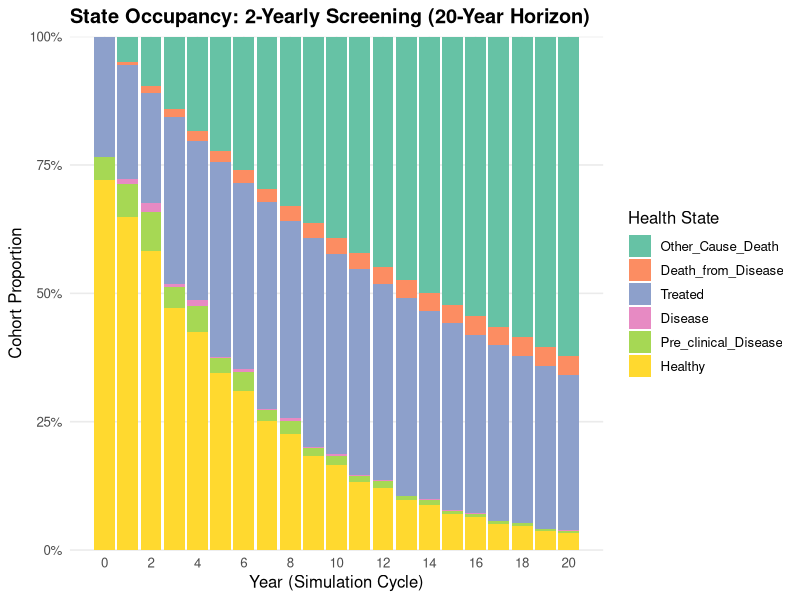
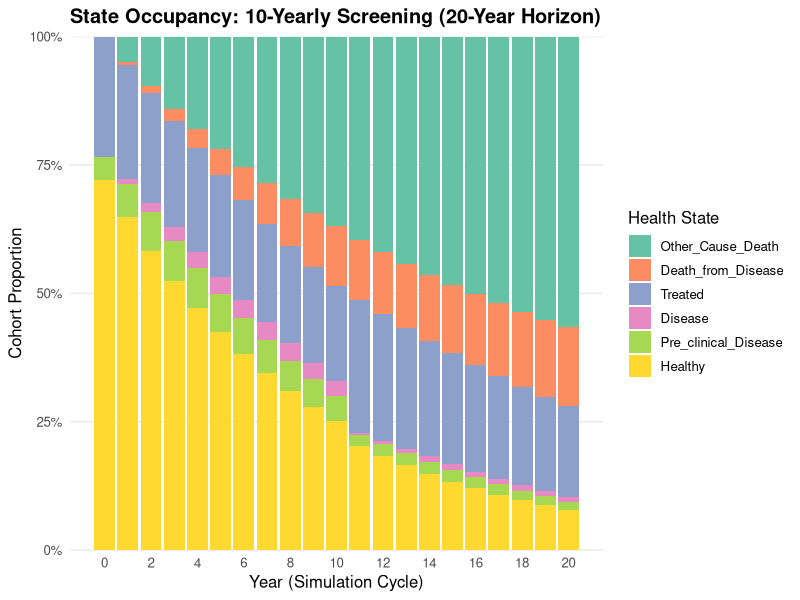
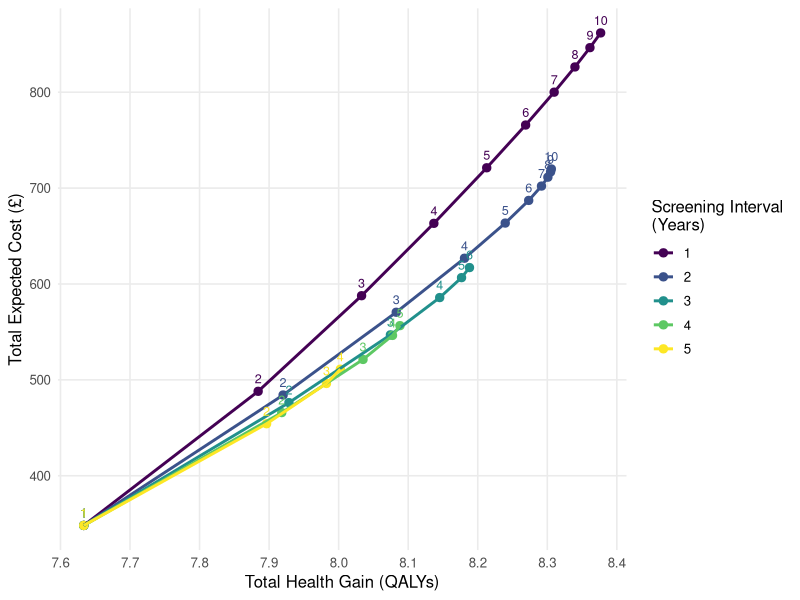
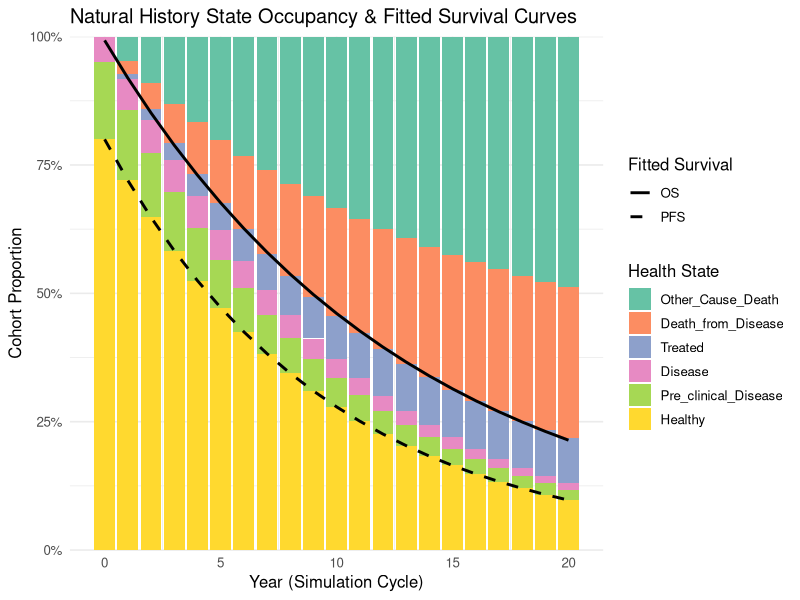
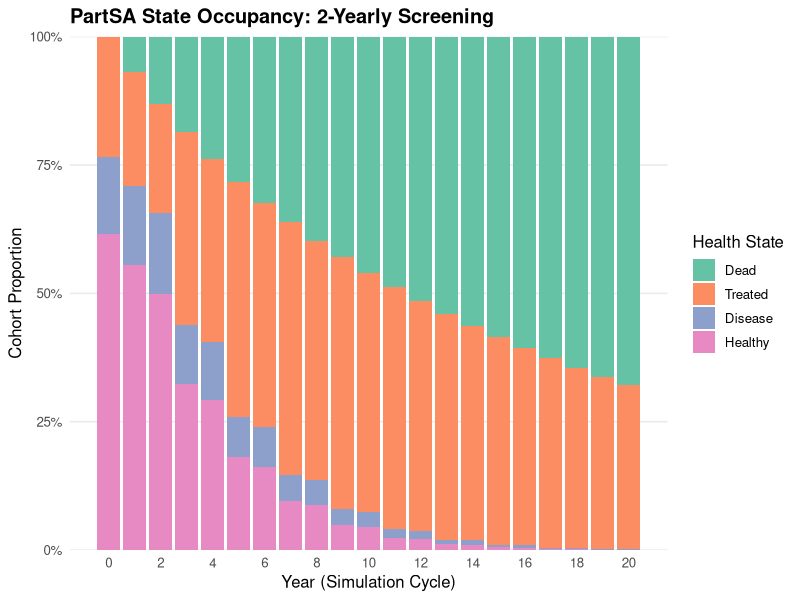
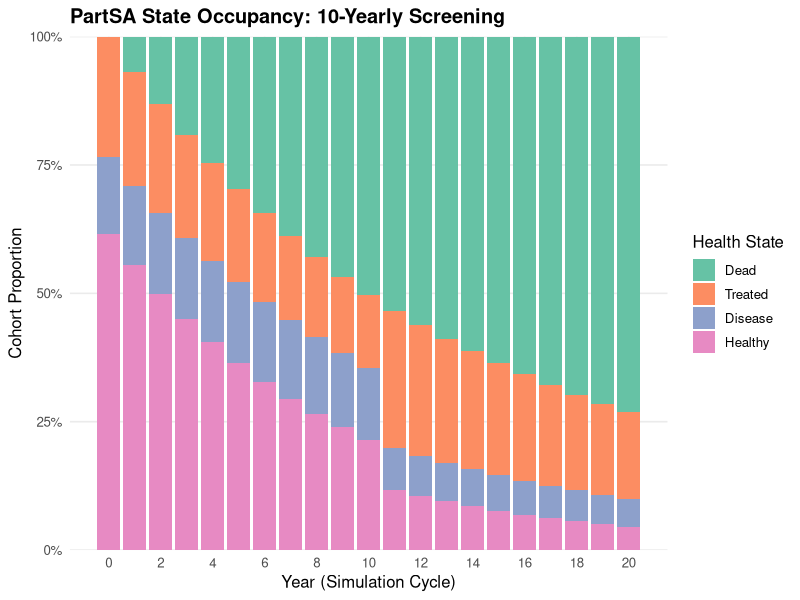
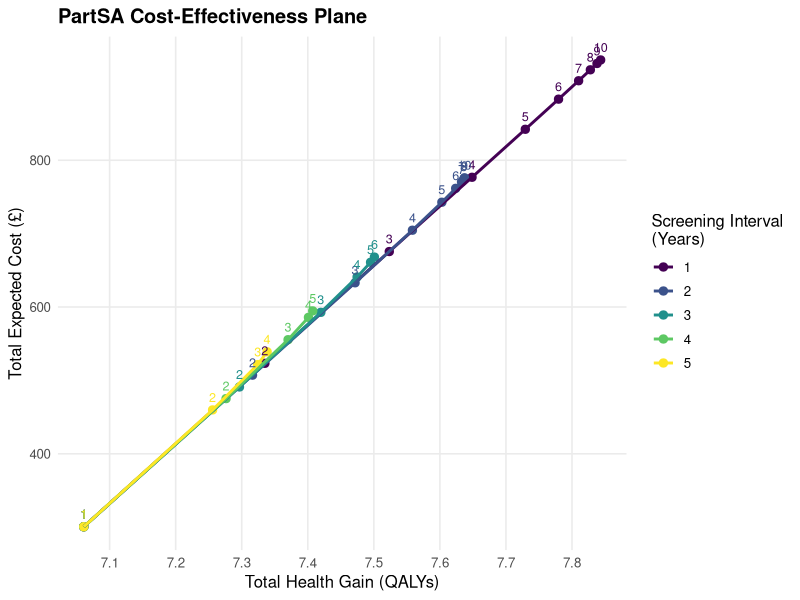

Write R code to recreate these figures, in order.
## ---- chunk 1
# Create a generic function for printing model objects
printModel <- function(x, ...) {
  UseMethod("printModel")
}

# Method for class "MarkovModel"
printModel.MarkovModel <- function(x, ...) {
  cat(
    "A Markov model with states:", 
    paste(x$states, collapse = ", "), "\n")
}

# Method for class "DiseaseModel"
printModel.DiseaseModel <- function(x, ...) {
  cat(
    "Disease model states:", 
    paste(x$states, collapse = " -> "), "\n")
}

# Define an object of class "MarkovModel"
x1 <- list(states = c("Healthy", "Sick", "Dead"))
class(x1) <- "MarkovModel"

# Define an object of class "DiseaseModel"
x2 <- list(states = c("Mild", "Severe", "Death"))
class(x2) <- "DiseaseModel"

# Call generic function ---

# Dispatches to printModel.MarkovModel
printModel(x1)

# Dispatches to printModel.DiseaseModel
printModel(x2)
## ---- chunk 2
DecisionTree <- function(data, disc_rate = 0.035) {
  structure(
    list(data = data,
         discount_rate = disc_rate,
         start_cycle   = 0),
    class = c("DecisionTree", "Model"))
}

MarkovModel <- function(trans_matrix, 
                        costs, utils, 
                        init_probs = NULL, 
                        mapping = NULL, 
                        n_cycles = 2, 
                        disc_rate = 0.035) {
  structure(
    list(
      trans_matrix  = trans_matrix,
      cost_vector   = costs,
      util_vector   = utils,
      init_probs    = init_probs,
      mapping       = mapping,
      n_cycles      = n_cycles,
      discount_rate = disc_rate,
      start_cycle   = 0
    ),
    class = c("MarkovModel", "Model")
  )
}
## ---- chunk 3
CombinedModel <- function(...) {
  structure(list(...), 
            class = c("CombinedModel", "Model"))
}
## ---- chunk 4
run_model <- function(model, ...) {
  UseMethod("run_model")
}

update_model <- function(model, result) {
  UseMethod("update_model")
}
## ---- chunk 5
run_model.MarkovModel <- function(model, ...) {
  out <- markov_model(
    start_pop     = model$init_probs,
    trans_mat     = model$trans_matrix,
    cost_vec      = model$cost_vector,
    util_vec      = model$util_vector,
    n_cycles      = model$n_cycles,
    discount_rate = model$discount_rate,
    start_cycle   = model$start_cycle
  )
  
  list(
    expected_cost = out$expected_cost,
    expected_eff  = out$expected_eff,
    terminal      = out$final_state,
    trace         = out$trace,
    time_elapsed  = model$n_cycles
  )
}

run_model.DecisionTree <- function(model, ...) {
  path <- calculate_pathways(model$data)
  
  rate <- model$discount_rate
  cycle <- model$start_cycle
  
  discount_factor <- 1 / (1 + rate)^cycle
  
  list(
    expected_cost = sum(path$prob * path$cost) * discount_factor,
    expected_eff  = sum(path$prob * path$eff) * discount_factor,
    path_results  = path,
    time_elapsed  = 0
  )
}
## ---- chunk 6
update_model.MarkovModel <- function(model, prev_result) {
  if (!is.null(prev_result$path_results) && !is.null(model$mapping)) {
    all_nm <- colnames(model$trans_matrix)
    new_init <- setNames(rep(0, length(all_nm)), all_nm)
    
    paths <- prev_result$path_results
    paths$state <- model$mapping[paths$terminal_node]
    
    # Sum the probabilities for each state
    for (s in unique(paths$state)) {
      new_init[s] <- sum(paths$prob[paths$state == s])
    }
    
    model$init_probs <- new_init
  }
  model
}

update_model.DecisionTree <- function(model, prev_result) {
  if (!is.null(prev_result$terminal)) {
    end_states <- prev_result$terminal
    tree <- model$data
    root_idx <- which(
      tree$from == "root" & 
        tree$to %in% names(end_states))
    tree$prob[root_idx] <- end_states[tree$to[root_idx]]
    model$data <- tree
  }
  model
}
## ---- chunk 7
run_model.CombinedModel <- function(model, ...) {
  results <- list()
  current_time <- 0  # initialise internal clock
  
  for (i in seq_along(model)) {
    curr_model <- model[[i]]
    
    # stamps model with current time
    curr_model$start_cycle <- current_time
    
    if (i > 1) {
      curr_model <- update_model(curr_model, results[[i - 1]])
    }

    res <- run_model(curr_model)
    results[[i]] <- res
    
    # advance clock using self-reported elapsed time
    current_time <- current_time + res$time_elapsed
  }
  results
}
## ---- chunk 8
# Define the grid of parameters
time_horizon <- 20
t_between_screens <- 1:10
num_screens <- 1:10
# t_between_screens <- c(2, 5, 10, 15, 20)
# num_screens <- c(1, 2, 3, 4, 5, 10)
# Set your new discount rate
discount_rate <- 0.035
## ---- chunk 9
#| label: fig-code-input-dt
#| fig-cap: "Decision tree input specification in R."

decision_tree <- tibble::tribble(
  ~from,                  ~to,                    ~prob, ~cost, ~eff,
  "root",                 "Healthy",              0.80,      0,    0,
  "root",                 "Pre_clinical_Disease", 0.15,      0,    0,  # Markov model
  "root",                 "Disease",              0.05,      0,    0,  # state 
  "root",                 "Treated",              0.00,      0,    0,  # distribution
  "root",                 "Death_from_Disease",   0.00,      0,    0,  
  "root",                 "Other_Cause_Death",    0.00,      0,    0,
  "Healthy",              "FP",                   0.10,    200,    0,  # False Positive
  "Healthy",              "TN",                   0.90,     50,    0,  # True Negative
  "Pre_clinical_Disease", "TP_Preclinical",       0.70,    200,    0,  # True Positive
  "Pre_clinical_Disease", "FN_Preclinical",       0.30,     50,    0,  # False Negative
  "Disease",              "TP_Disease",           1.00,    200,    0,  # True Positive
  "Disease",              "FN_Disease",           0.00,     50,    0   # False Negative
)
## ---- chunk 10
#| label: fig-code-input-mm
#| fig-cap: "Markov model annual transition probability matrix input specification in R."

states <- c(
  "Healthy", "Pre_clinical_Disease", "Disease", "Treated", "Death_from_Disease", 
  "Other_Cause_Death")

trans_mat <- matrix(
  c(
    #    H     P     D     T     DD    OCD
    0.90, 0.05, 0.00, 0.00, 0.00, 0.05, # Healthy (H)
    0.00, 0.65, 0.20, 0.00, 0.10, 0.05, # Pre-clinical Disease (P)
    0.00, 0.00, 0.60, 0.20, 0.20, 0.00, # Clinical Disease (D)
    0.00, 0.00, 0.00, 0.95, 0.00, 0.05, # Treated (T)
    0.00, 0.00, 0.00, 0.00, 1.00, 0.00, # Death from Disease (DD) - Absorbing
    0.00, 0.00, 0.00, 0.00, 0.00, 1.00  # Other-Cause Death (OCD) - Absorbing
  ),
  nrow = 6, byrow = TRUE,
  dimnames = list(from = states, 
                  to = states)
)
## ---- chunk 11
cost_vec <- c(
  Healthy              = 0,
  Pre_clinical_Disease = 0,
  Disease              = 0,
  Treated              = 100,
  Death_from_Disease   = 0,
  Other_Cause_Death    = 0
)

util_vec <- c(
  Healthy              = 1.0,
  Pre_clinical_Disease = 0.8,
  Disease              = 0.5,
  Treated              = 0.9,
  Death_from_Disease   = 0.0,
  Other_Cause_Death    = 0.0
)

# Cohort distribution for natural history
init_pop <- c(
  Healthy              = 1.0,
  Pre_clinical_Disease = 0.0,
  Disease              = 0.0,
  Treated              = 0.0,
  Death_from_Disease   = 0.0,
  Other_Cause_Death    = 0.0
)
## ---- chunk 12
mapping <- c(
  FP                 = "Treated",
  TN                 = "Healthy",
  TP_Preclinical     = "Treated",
  FN_Preclinical     = "Pre_clinical_Disease",
  TP_Disease         = "Treated",
  FN_Disease         = "Disease",
  Death_from_Disease = "Death_from_Disease",
  Other_Cause_Death  = "Other_Cause_Death",
  Treated            = "Treated"
)
## ---- chunk 13
#| echo: false

markov_model <- function(start_pop,
                         trans_mat,
                         cost_vec,
                         util_vec,
                         n_cycles = 2,
                         discount_rate = 0.035,
                         start_cycle = 0) {
  n_states <- ncol(trans_mat)
  s_names  <- colnames(trans_mat)
  
  if (is.null(names(start_pop))) {
    names(start_pop) <- s_names
  }
  
  # trace matrix has n_cycles + 1 rows (baseline + n transitions)
  trace <- matrix(NA, nrow = n_cycles + 1, ncol = n_states, 
                  dimnames = list(paste0("cycle_", 0:n_cycles), s_names))
  trace[1, ] <- start_pop
  
  for (t in 1:n_cycles) {
    trace[t + 1, ] <- trace[t, ] %*% trans_mat
  }
  
  # Apply continuous discounting for the true elapsed time (t=1 to t=n)
  times <- (start_cycle + 1):(start_cycle + n_cycles)
  disc_vec <- 1 / (1 + discount_rate)^times
  
  # Exclude baseline row (trace[1,]) from reward accumulation
  cycle_costs <- (trace[-1, , drop = FALSE] %*% cost_vec)[, 1] * disc_vec
  cycle_qalys <- (trace[-1, , drop = FALSE] %*% util_vec)[, 1] * disc_vec
  
  list(
    trace         = trace,
    final_state   = setNames(as.numeric(trace[n_cycles + 1, ]), s_names),
    expected_cost = sum(cycle_costs),
    expected_eff  = sum(cycle_qalys)
  )
}
## ---- chunk 14
#| echo: false

calculate_pathways <- function(tree_data) {
  # If passed a DecisionTree S3 object directly, unwrap its data
  if (inherits(tree_data, "DecisionTree")) {
    tree_data <- tree_data$data
  }
  
  # Traverse recursive/tabular pathways from 'root' to terminal leaves
  find_branches <- function(current_node, current_prob, current_cost, current_eff, path) {
    children <- tree_data[tree_data$from == current_node, ]
    if (nrow(children) == 0) {
      return(data.frame(
        path          = paste(path, collapse = " -> "),
        terminal_node = current_node,
        prob          = current_prob,
        cost          = current_cost,
        eff           = current_eff,
        stringsAsFactors = FALSE
      ))
    }
    
    res <- lapply(seq_len(nrow(children)), function(i) {
      row <- children[i, ]
      find_branches(
        current_node = row$to,
        current_prob = current_prob * row$prob,
        current_cost = current_cost + row$cost,
        current_eff  = current_eff + row$eff,
        path         = c(path, row$to)
      )
    })
    do.call(rbind, res)
  }
  
  find_branches("root", 1, 0, 0, "root")
}
## ---- chunk 15
#| echo: false

get_costs <- function(x, ...) {
  UseMethod("get_costs")
}

get_effects <- function(x, ...) {
  UseMethod("get_effects")
}

get_costs.output_CombinedModel <- function(x, ...) {
  sum(unlist(lapply(x, \(elem) elem$expected_cost)), na.rm = TRUE)
}

get_effects.output_CombinedModel <- function(x, ...) {
  sum(unlist(lapply(x, \(elem) elem$expected_eff)), na.rm = TRUE)
}

# Fallback default in case the list was not tagged with the S3 class
get_costs.default <- function(x, ...) {
  if (is.list(x)) sum(unlist(lapply(x, \(elem) elem$expected_cost)), na.rm = TRUE) else as.numeric(x)
}

get_effects.default <- function(x, ...) {
  if (is.list(x)) sum(unlist(lapply(x, \(elem) elem$expected_eff)), na.rm = TRUE) else as.numeric(x)
}
## ---- chunk 16
# Loop through scenarios and execute the unified framework

all_results <- list()
dt <- DecisionTree(decision_tree, disc_rate = discount_rate)

for (t_val in t_between_screens) {
  mm_scenario <- 
    MarkovModel(trans_matrix = trans_mat,
                costs = cost_vec,
                utils = util_vec,
                init_probs = init_pop,
                mapping = mapping,
                n_cycles = t_val,
                disc_rate = discount_rate)
  
  for (n_scr in num_screens) {
    total_time <- n_scr * t_val
    
    # Filter out impossible combinations that
    # exceed the 20-year time horizon
    if (total_time > time_horizon) next
    
    submodels <- rep(list(dt, mm_scenario), n_scr)
    n_models <- length(submodels)
    
    t_remain <- time_horizon - total_time
    if (t_remain > 0) {
      submodels[[n_models]]$n_cycles <- t_val + t_remain
    }
    
    screening_model <- do.call(CombinedModel, args = submodels)
    
    results_scenario <- run_model(screening_model)
    
    result_label <- paste0("t_between_", t_val, "_screens_", n_scr)
    
    all_results[[result_label]] <- list(
      t_between_screens = t_val,
      num_screens       = n_scr,
      results           = results_scenario
    )
  }
}
## ---- chunk 17
#| label: fig-occupy-combined
#| fig-cap: "State occupancy plots comparing 2-year and 10-year screening intervals."
#| fig-subcap: 
#|   - "2-yearly screening (10 rounds, 20-year horizon)"
#|   - "10-yearly screening (2 rounds, 20-year horizon)"
#| layout-ncol: 1
#| fig-width: 8
#| fig-height: 4.5
#| echo: false

library(ggplot2)

get_occupancy_trace <- function(combined_result) {
  # 1. Extract elements that contain a trace matrix (works with or without S3 class tag)
  mm_outputs <- Filter(function(x) !is.null(x$trace), combined_result)
  
  if (length(mm_outputs) == 0) {
    stop("No Markov model traces found in the supplied result object. Please check run_model output.")
  }
  
  # 2. Stitch trace matrices (drop duplicate cycle 0 from subsequent screening intervals)
  trace_list <- lapply(seq_along(mm_outputs), function(i) {
    tr <- mm_outputs[[i]]$trace
    if (i > 1) tr[-1, , drop = FALSE] else tr
  })
  
  full_matrix <- do.call(rbind, trace_list)
  
  # 3. Format as tidy tibble
  dplyr::as_tibble(full_matrix) |>
    dplyr::mutate(year = seq(0, nrow(full_matrix) - 1)) |>
    tidyr::pivot_longer(
      cols      = -year,
      names_to  = "state",
      values_to = "occupancy"
    ) |>
    dplyr::mutate(
      state     = factor(state, levels = states),
      rev_state = factor(state, levels = rev(states))
    )
}

plot_occupancy <- function(trace_data, title_text) {
  ggplot(trace_data, aes(x = year, y = occupancy, fill = rev_state)) +
    geom_col(position = "stack", width = 0.9) +
    scale_y_continuous(labels = scales::percent_format(accuracy = 1), expand = c(0, 0)) +
    scale_x_continuous(breaks = seq(0, 20, by = 2)) +
    scale_fill_brewer(palette = "Set2", name = "Health State") +
    labs(
      title = title_text,
      x     = "Year (Simulation Cycle)",
      y     = "Cohort Proportion"
    ) +
    theme_minimal(base_size = 12) +
    theme(
      legend.position = "right",
      panel.grid.minor = element_blank(),
      plot.title = element_text(face = "bold")
    )
}

trace_2y  <- get_occupancy_trace(all_results[["t_between_2_screens_10"]]$results)
trace_10y <- get_occupancy_trace(all_results[["t_between_10_screens_2"]]$results)

plot_occupancy(trace_2y,  "State Occupancy: 2-Yearly Screening (20-Year Horizon)")
plot_occupancy(trace_10y, "State Occupancy: 10-Yearly Screening (20-Year Horizon)")
## ---- chunk 18
#| label: fig-ce-plot
#| fig-cap: "Cost-effectiveness plot for screening intervals of 1 to 5 years, with all screening episodes numbered."
#| fig-width: 8
#| fig-height: 5
#| echo: false

# 1. Build the data and filter for intervals 1 through 5
ce_data <- dplyr::tibble(
  t_interval = factor(vapply(all_results, \(x) x$t_between_screens, numeric(1))),
  n_screens  = vapply(all_results, \(x) x$num_screens, numeric(1)),
  cost       = vapply(all_results, \(x) get_costs(x$results), numeric(1)),
  qalys      = vapply(all_results, \(x) get_effects(x$results), numeric(1))
) |> 
  dplyr::filter(t_interval %in% as.character(1:5))

ggplot(ce_data, aes(x = qalys, y = cost, color = t_interval, group = t_interval)) +
  geom_point(size = 2.5) +
  geom_path(linewidth = 1) +
  # 2. Number every point by passing the default data
  geom_text(aes(label = n_screens), vjust = -0.8, size = 3.2, show.legend = FALSE) +
  scale_color_viridis_d(name = "Screening Interval\n(Years)") +
  scale_x_continuous(breaks = scales::pretty_breaks(n = 8)) +
  labs(
    x = "Total Health Gain (QALYs)",
    y = "Total Expected Cost (£)"
  ) +
  theme_minimal(base_size = 12) +
  theme(
    panel.grid.minor = element_blank(),
    plot.title       = element_text(face = "bold"),
    legend.position  = "right"
  )
## ---- chunk 19
#| label: fig-natural-history
#| fig-cap: "Natural history state occupancy with fitted PartSA survival curves (PFS and OS)."
#| fig-width: 8
#| fig-height: 5
#| echo: false

# 1. Natural History Analysis
init_nh <- c(
  Healthy              = 0.80,
  Pre_clinical_Disease = 0.15,
  Disease              = 0.05,
  Treated              = 0.00,
  Death_from_Disease   = 0.00,
  Other_Cause_Death    = 0.00
)

mm_nh <- MarkovModel(
  trans_matrix = trans_mat,
  costs        = cost_vec,
  utils        = util_vec,
  init_probs   = init_nh,
  mapping      = mapping,
  n_cycles     = 20,
  disc_rate    = discount_rate
)
res_nh <- run_model(mm_nh)
trace_nh <- res_nh$trace

# 2. Extract PFS and OS
time_seq <- 0:20
pfs_trace <- trace_nh[, "Healthy"]
os_trace <- 1 - (trace_nh[, "Death_from_Disease"] + trace_nh[, "Other_Cause_Death"])

# 3. Fit exponential models using log-linear regression to avoid non-convergence on exact fits
pfs_df <- data.frame(t = time_seq, prop = as.numeric(pfs_trace))
os_df  <- data.frame(t = time_seq, prop = as.numeric(os_trace))

fit_pfs_lm <- lm(log(prop) ~ t, data = pfs_df)
fit_os_lm  <- lm(log(prop) ~ t, data = os_df)

a_pfs <- exp(coef(fit_pfs_lm)[["(Intercept)"]])
b_pfs <- -coef(fit_pfs_lm)[["t"]]
a_os  <- exp(coef(fit_os_lm)[["(Intercept)"]])
b_os  <- -coef(fit_os_lm)[["t"]]

# Define survival functions for PartSA
fit_pfs <- function(t) a_pfs * exp(-b_pfs * t)
fit_os  <- function(t) a_os  * exp(-b_os * t)

# 4. Plot Natural History with Fitted Curves
trace_long <- as.data.frame(trace_nh) |>
  dplyr::mutate(t = time_seq) |>
  tidyr::pivot_longer(cols = -t, names_to = "state", values_to = "occupancy") |>
  dplyr::mutate(
    state = factor(state, levels = states),
    rev_state = factor(state, levels = rev(states))
  )

fit_df <- data.frame(
  t = time_seq,
  PFS = fit_pfs(time_seq),
  OS = fit_os(time_seq)
)

ggplot2::ggplot() +
  ggplot2::geom_col(data = trace_long, ggplot2::aes(x = t, y = occupancy, fill = rev_state), width = 0.9) +
  ggplot2::geom_line(data = fit_df, ggplot2::aes(x = t, y = PFS, linetype = "PFS"), linewidth = 1) +
  ggplot2::geom_line(data = fit_df, ggplot2::aes(x = t, y = OS, linetype = "OS"), linewidth = 1) +
  ggplot2::scale_fill_brewer(palette = "Set2", name = "Health State") +
  ggplot2::scale_linetype_manual(name = "Fitted Survival", values = c("PFS" = "dashed", "OS" = "solid")) +
  ggplot2::scale_y_continuous(labels = scales::percent_format(accuracy = 1), expand = c(0, 0)) +
  ggplot2::labs(
    title = "Natural History State Occupancy & Fitted Survival Curves",
    x = "Year (Simulation Cycle)",
    y = "Cohort Proportion"
  ) +
  ggplot2::theme_minimal(base_size = 12) +
  ggplot2::theme(legend.position = "right")
## ---- chunk 20
#| echo: false

run_partsa_engine <- function(pfs_fit, os_fit, weights, horizon, start_cycle = 0, discount_rate = 0.035, treated_prev = 0, untreated_prev = 1) {
  
  # Calculate scale factor for untreated pool to adjust for cohort moving into Treated
  os_at_start <- os_fit(start_cycle)
  k <- if (os_at_start > 0) untreated_prev / os_at_start else 0
  
  # Calculate area under the curve (AUC) for time in states (discounted, right-Riemann sum)
  if (horizon > 0) {
    t_reward <- seq(start_cycle + 1, start_cycle + horizon, by = 1)
    disc_vec <- 1 / (1 + discount_rate)^t_reward
    
    auc_pfs <- sum(pfs_fit(t_reward) * k * disc_vec)
    auc_os  <- sum(os_fit(t_reward) * k * disc_vec)
    
    # Treated state decays independently at 0.95 per year
    t_interval <- seq(1, horizon, by = 1)
    treated_curve <- treated_prev * (0.95^t_interval)
    auc_treated <- sum(treated_curve * disc_vec)
    
    time_pf   <- auc_pfs
    time_pd   <- auc_os - auc_pfs
    time_treated <- auc_treated
    
    time_total <- sum(disc_vec)
    time_dead <- time_total - auc_os - auc_treated
  } else {
    time_pf <- 0; time_pd <- 0; time_treated <- 0; time_dead <- 0
  }
  
  # Map PartSA states to the 6 Markov states
  state_time <- c(
    Healthy              = time_pf,
    Pre_clinical_Disease = time_pd / 2,
    Disease              = time_pd / 2,
    Treated              = time_treated,
    Death_from_Disease   = time_dead / 2,
    Other_Cause_Death    = time_dead / 2
  )
  
  # Generate trace for state occupancy plotting (undiscounted, includes baseline)
  t_trace <- seq(start_cycle, start_cycle + horizon, by = 1)
  t_int_trace <- seq(0, horizon, by = 1)
  treated_curve_trace <- treated_prev * (0.95^t_int_trace)
  
  trace <- matrix(0, nrow = length(t_trace), ncol = 6)
  colnames(trace) <- c("Healthy", "Pre_clinical_Disease", "Disease", 
                       "Treated", "Death_from_Disease", "Other_Cause_Death")
  trace[, "Healthy"]              <- pfs_fit(t_trace) * k
  trace[, "Pre_clinical_Disease"] <- (os_fit(t_trace) - pfs_fit(t_trace)) / 2 * k
  trace[, "Disease"]              <- (os_fit(t_trace) - pfs_fit(t_trace)) / 2 * k
  trace[, "Treated"]              <- treated_curve_trace
  
  alive_trace <- trace[, "Healthy"] + trace[, "Pre_clinical_Disease"] + trace[, "Disease"] + trace[, "Treated"]
  trace[, "Death_from_Disease"]   <- (1 - alive_trace) / 2
  trace[, "Other_Cause_Death"]    <- (1 - alive_trace) / 2
  
  list(
    state_costs = state_time,
    state_qalys = state_time,
    mesh = cbind(PFS = pfs_fit(t_trace), OS = os_fit(t_trace)),
    trace = trace
  )
}

map_ps <- mapping
## ---- chunk 21
# constructor
PartSAModel <- function(surv_pfs, surv_os, cost_vector, 
                        qaly_vector, mapping = NA,
                        time_horizon = 10,
                        discount_rate = 0.035) {
  structure(
    list(
      surv_pfs       = surv_pfs,     # parametric survival curves
      surv_os        = surv_os,
      cost_vector    = cost_vector,
      qaly_vector    = qaly_vector,
      mapping        = mapping,      # links tree terminal nodes to baseline survival risk
      time_horizon   = time_horizon,
      discount_rate  = discount_rate,
      start_cycle    = 0,
      treated_prev   = 0,
      untreated_prev = 1
    ),
    class = c("PartSAModel", "Model")
  )
}
## ---- chunk 22
#' S3 update method: Ingests Decision Tree outputs
#' into PartSA baseline parameters
update_model.PartSAModel <- function(model, result) {
  if (!is.null(result$path_results) && !is.null(model$mapping)) {
    paths <- result$path_results
    paths$state <- model$mapping[paths$terminal_node]
    model$treated_prev <- sum(paths$prob[paths$state == "Treated"])
    model$untreated_prev <- sum(paths$prob[paths$state %in% c("Healthy", "Pre_clinical_Disease", "Disease")])
  }
  model
}
## ---- chunk 23
#' S3 runner method: Solves the area under the curves
run_model.PartSAModel <- function(model) {
  # Evaluate partitioned survival areas 
  # (PFS, OS - PFS, 1 - OS)
  out <- run_partsa_engine(
    pfs_fit        = model$surv_pfs, 
    os_fit         = model$surv_os, 
    weights        = model$baseline_weights,
    horizon        = model$time_horizon,
    start_cycle    = model$start_cycle,
    treated_prev   = model$treated_prev,
    untreated_prev = model$untreated_prev
  )
  
  structure(
    list(
      expected_cost = sum(out$state_costs * model$cost_vector),
      expected_eff  = sum(out$state_qalys * model$qaly_vector),
      survival_mesh = out$mesh,
      trace         = out$trace,
      terminal      = setNames(as.numeric(out$trace[nrow(out$trace), ]), colnames(out$trace)),
      time_elapsed  = model$time_horizon
    ),
    class = c("output", class(model))
  )
}
## ---- chunk 24
#| echo: true

# Run the full grid of scenarios using PartSA
all_results_ps <- list()
for (t_val in t_between_screens) {
  for (n_scr in num_screens) {
    total_time <- n_scr * t_val
    if (total_time > time_horizon) next
    
    ps_scenario <- PartSAModel(
      surv_pfs = fit_pfs, surv_os = fit_os, 
      cost_vector = cost_vec, qaly_vector = util_vec, 
      mapping = map_ps, time_horizon = t_val, 
      discount_rate = discount_rate
    )
    
    submodels <- rep(list(dt, ps_scenario), n_scr)
    n_models <- length(submodels)
    
    t_remain <- time_horizon - total_time
    if (t_remain > 0) {
      submodels[[n_models]]$time_horizon <- t_val + t_remain
    }
    
    ps_chain <- do.call(CombinedModel, args = submodels)
    res_ps <- run_model(ps_chain)
    
    result_label <- paste0("t_between_", t_val, "_screens_", n_scr)
    all_results_ps[[result_label]] <- list(
      t_between_screens = t_val,
      num_screens       = n_scr,
      results           = res_ps
    )
  }
}
## ---- chunk 25
#| label: fig-occupy-combined-ps
#| fig-cap: "State occupancy plots comparing 2-year and 10-year screening intervals using the PartSA model."
#| fig-subcap: 
#|   - "2-yearly screening (10 rounds, 20-year horizon)"
#|   - "10-yearly screening (2 rounds, 20-year horizon)"
#| layout-ncol: 1
#| fig-width: 8
#| fig-height: 4.5
#| echo: false

combine_ps_states <- function(trace_data) {
  plot_states <- c("Healthy", "Disease", "Treated", "Dead")
  trace_data |>
    dplyr::mutate(
      state = dplyr::case_when(
        state %in% c("Death_from_Disease", "Other_Cause_Death") ~ "Dead",
        state %in% c("Pre_clinical_Disease", "Disease") ~ "Disease",
        TRUE ~ as.character(state)
      )
    ) |>
    dplyr::group_by(year, state) |>
    dplyr::summarise(occupancy = sum(occupancy), .groups = "drop") |>
    dplyr::mutate(
      state     = factor(state, levels = plot_states),
      rev_state = factor(state, levels = rev(plot_states))
    )
}

trace_2y_ps  <- combine_ps_states(get_occupancy_trace(all_results_ps[["t_between_2_screens_10"]]$results))
trace_10y_ps <- combine_ps_states(get_occupancy_trace(all_results_ps[["t_between_10_screens_2"]]$results))

plot_occupancy(trace_2y_ps,  "PartSA State Occupancy: 2-Yearly Screening")
plot_occupancy(trace_10y_ps, "PartSA State Occupancy: 10-Yearly Screening")
## ---- chunk 26
#| label: fig-ce-plot-ps
#| fig-cap: "Cost-effectiveness plot for PartSA screening intervals of 1 to 5 years."
#| fig-width: 8
#| fig-height: 5
#| echo: false

ce_data_ps <- dplyr::tibble(
  t_interval = factor(vapply(all_results_ps, \(x) x$t_between_screens, numeric(1))),
  n_screens  = vapply(all_results_ps, \(x) x$num_screens, numeric(1)),
  cost       = vapply(all_results_ps, \(x) get_costs(x$results), numeric(1)),
  qalys      = vapply(all_results_ps, \(x) get_effects(x$results), numeric(1))
) |> 
  dplyr::filter(t_interval %in% as.character(1:5))

ggplot(ce_data_ps, aes(x = qalys, y = cost, color = t_interval, group = t_interval)) +
  geom_point(size = 2.5) +
  geom_path(linewidth = 1) +
  geom_text(aes(label = n_screens), vjust = -0.8, size = 3.2, show.legend = FALSE) +
  scale_color_viridis_d(name = "Screening Interval\n(Years)") +
  scale_x_continuous(breaks = scales::pretty_breaks(n = 8)) +
  labs(
    title = "PartSA Cost-Effectiveness Plane",
    x = "Total Health Gain (QALYs)",
    y = "Total Expected Cost (£)"
  ) +
  theme_minimal(base_size = 12) +
  theme(
    panel.grid.minor = element_blank(),
    plot.title       = element_text(face = "bold"),
    legend.position  = "right"
  )
